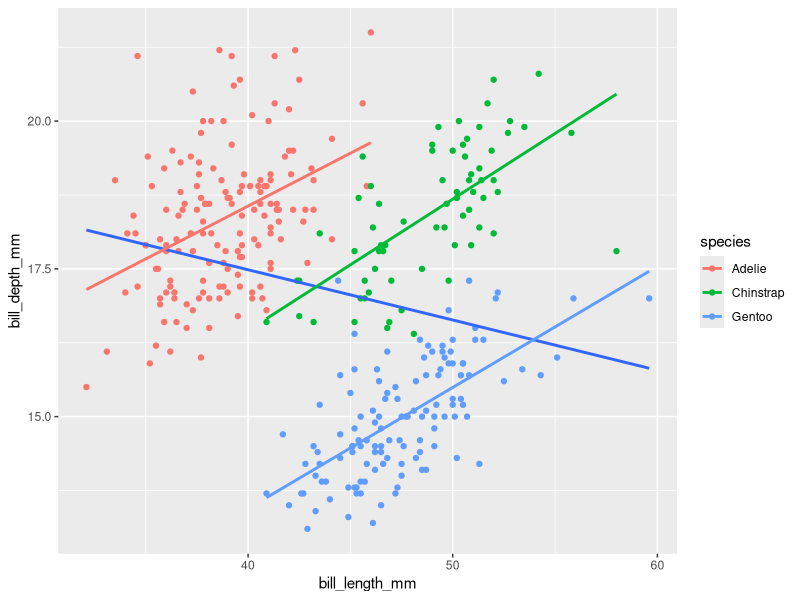

This chart was generated by the following R code:
## ---- chunk 1
knitr::opts_chunk$set(echo = TRUE)
## ---- chunk 2
library(tidyverse)
library(palmerpenguins)
glimpse(penguins)
## ---- chunk 3
penguins %>% group_by(species) %>% count()

penguins %>% ggplot() + 
  aes(x = bill_length_mm, y = bill_depth_mm) + 
  geom_point(aes(colour=species)) + 
  geom_smooth(method = "lm", se = FALSE) +
  geom_smooth(aes(colour = species),method = "lm", se=FALSE)
